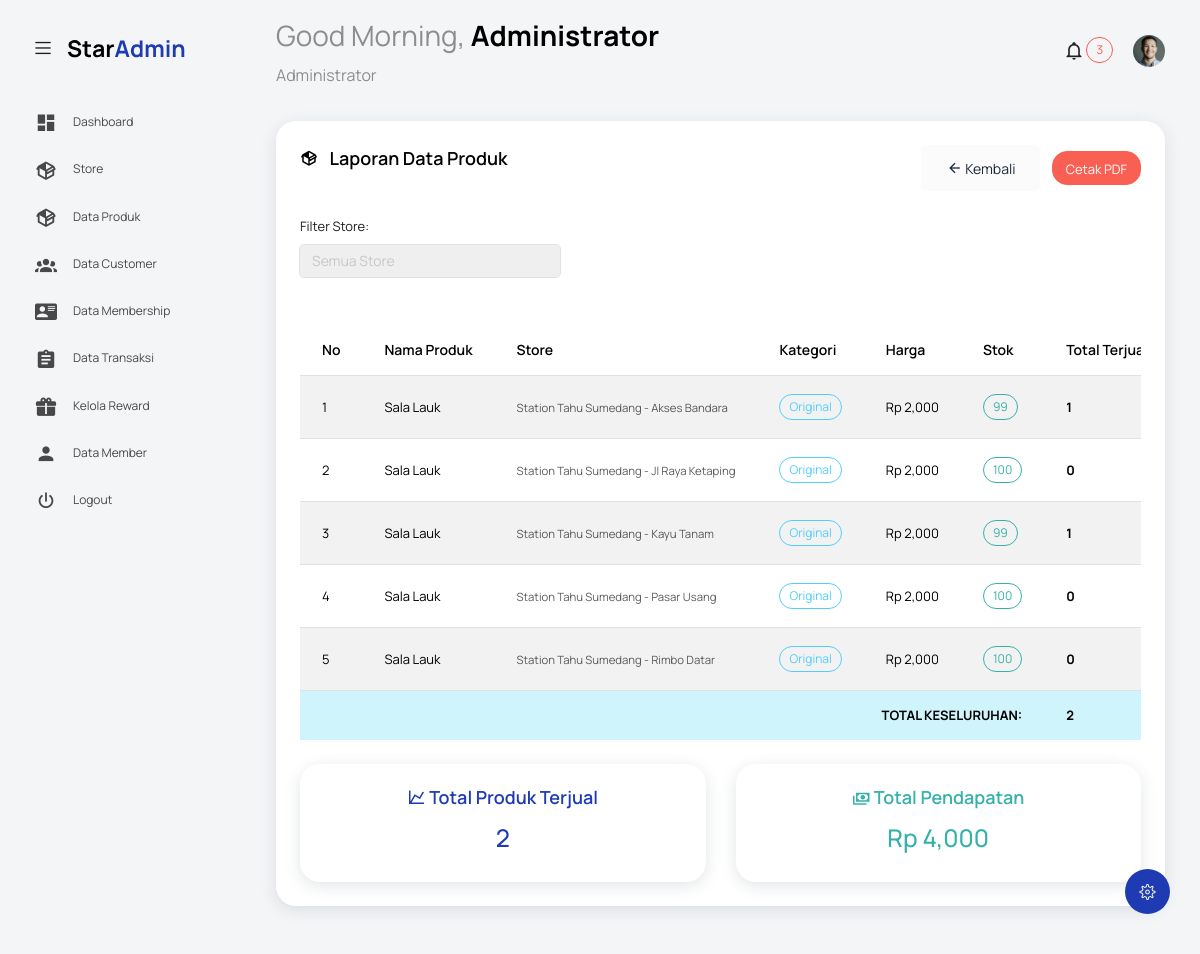
Screenshot of /index.php?controller=laporan&action=produk (signed in) with the database file from the repository.
### tables this page shows
CREATE TABLE `produk` (
  `produk_id` int NOT NULL,
  `nama_produk` varchar(100) NOT NULL,
  `harga` decimal(10,2) NOT NULL,
  `stok` int DEFAULT '0',
  `kategori` varchar(50) DEFAULT NULL,
  `poin_reward` int DEFAULT '0',
  `foto_produk` varchar(255) DEFAULT NULL,
  `store_id` int NOT NULL DEFAULT '1'
);

CREATE TABLE `store` (
  `id_store` int NOT NULL,
  `nama_store` varchar(100) NOT NULL,
  `alamat_store` text NOT NULL,
  `manajer_store` varchar(100) DEFAULT NULL,
  `status_store` enum('aktif','tidak_aktif') DEFAULT 'aktif'
);

### models/LaporanModel.php (called while the page is built, shortened)
<?php
class LaporanModel {
    private $conn;
    public function __construct() {
        global $conn;
        $this->conn = $conn;
    }
    public function getLaporanProduk($store_id = null) {
        $query = "
            SELECT
                p.produk_id,
                p.nama_produk,
                p.kategori,
                p.harga,
                p.stok,
                s.nama_store,
                COALESCE(SUM(dt.jumlah), 0) as total_terjual,
                COALESCE(SUM(dt.subtotal), 0) as total_pendapatan
            FROM produk p
            LEFT JOIN store s ON p.store_id = s.id_store
            LEFT JOIN detail_transaksi dt ON p.produk_id = dt.produk_id
        ";
        $query .= " GROUP BY p.produk_id ORDER BY p.nama_produk";
        if ($store_id) {
            $stmt = $this->conn->prepare($query);
            $stmt->bind_param("i", $store_id);
            $stmt->execute();
            $result = $stmt->get_result();
        } else {
            $result = $this->conn->query($query);
        }
        $produk = [];
        if ($result) {
            while ($row = $result->fetch_assoc()) {
                $produk[] = $row;
            }
        }
        return $produk;
    }
    public function getAllStores() {
        $query = "SELECT id_store, nama_store FROM store WHERE status_store = 'aktif' ORDER BY nama_store";
        $result = $this->conn->query($query);
        $stores = [];
        if ($result) {
            while ($row = $result->fetch_assoc()) {
                $stores[] = $row;
            }
        }
        return $stores;
    }
}
?>

### views/laporan/produk.php (the view, shortened to what this page needs)
<?php include('template/header.php'); ?>
<body class="with-welcome-text">
  <div class="container-scroller">
    <?php include 'template/navbar.php'; ?>
    <div class="container-fluid page-body-wrapper">
      <?php include 'template/setting_panel.php'; ?>
      <?php include 'template/sidebar.php'; ?>
      <div class="main-panel">
        <div class="content-wrapper">
          <div class="row">
            <div class="col-sm-12">
              <div class="col-12 grid-margin stretch-card">
                <div class="card">
                  <div class="card-body">
                    <div class="d-flex justify-content-between align-items-center mb-4">
                      <h4 class="card-title">
                        <i class="mdi mdi-package-variant me-2"></i>
                        Laporan Data Produk
                      </h4>
                      <div>
                        <a href="?controller=laporan" class="btn btn-light me-2">
                          <i class="mdi mdi-arrow-left"></i> Kembali
                        </a>
                        <a href="?controller=laporan&action=produk&format=pdf<?= isset($_GET['store_id']) ? '&store_id=' . $_GET['store_id'] : '' ?>" class="btn btn-danger btn-sm" target="_blank">
                          <i class="mdi mdi-file-pdf"></i> Cetak PDF
                        </a>
                      </div>
                    </div>
                    <div class="row mb-4">
                      <div class="col-md-4">
                        <form method="GET" action="">
                          <div class="form-group">
                            <label for="store_id">Filter Store:</label>
                            <select name="store_id" id="store_id" class="form-control" onchange="this.form.submit()">
                              <option value="">Semua Store</option>
                            </select>
                          </div>
                        </form>
                      </div>
                    </div>
                    <div class="table-responsive">
                      <table class="table table-striped">
                        <thead>
                          <tr>
                            <th>No</th>
                            <th>Nama Produk</th>
                            <th>Store</th>
                            <th>Kategori</th>
                            <th>Harga</th>
                            <th>Stok</th>
                            <th>Total Terjual</th>
                          </tr>
                        </thead>
                        <tbody>
                          <?php if (empty($data['produk'])): ?>
                            <tr>
                              <td colspan="8" class="text-center">Tidak ada data produk</td>
                            </tr>
                          <?php else: ?>
                            <?php
                              $no = 1;
                              $total_pendapatan_keseluruhan = 0;
                              $total_terjual_keseluruhan = 0;
                              foreach ($data['produk'] as $row):
                                $total_pendapatan_keseluruhan += $row['total_pendapatan'];
                                $total_terjual_keseluruhan += $row['total_terjual'];
                            ?>
                              <tr>
                                <td><?= $no++ ?></td>
                                <td><?= htmlspecialchars($row['nama_produk']) ?></td>
                                <td>
                                  <small class="text-muted">
                                    <?= htmlspecialchars($row['nama_store'] ?? 'Tidak ada') ?>
                                  </small>
                                </td>
                                <td>
                                  <label class="badge badge-info">
                                    <?= htmlspecialchars($row['kategori']) ?>
                                  </label>
                                </td>
                                <td>Rp <?= number_format($row['harga']) ?></td>
                                <td>
                                  <span class="badge badge-<?= $row['stok'] > 10 ? 'success' : ($row['stok'] > 0 ? 'warning' : 'danger') ?>">
                                    <?= number_format($row['stok']) ?>
                                  </span>
                                </td>
                                <td><strong><?= number_format($row['total_terjual']) ?></strong></td>
                              </tr>
                            <?php endforeach; ?>
                            <tr class="table-info">
                              <td colspan="6" class="text-end"><strong>TOTAL KESELURUHAN:</strong></td>
                              <td><strong><?= number_format($total_terjual_keseluruhan) ?></strong></td>
                            </tr>
                          <?php endif; ?>
                        </tbody>
                      </table>
                    </div>
                    <?php if (!empty($data['produk'])): ?>
                      <div class="row mt-4">
                        <div class="col-md-6">
                          <div class="card border-primary">
                            <div class="card-body text-center">
                              <h5 class="card-title text-primary">
                                <i class="mdi mdi-chart-line"></i> Total Produk Terjual
                              </h5>
                              <h3 class="text-primary"><?= number_format($total_terjual_keseluruhan) ?></h3>
                            </div>
                          </div>
                        </div>
                        <div class="col-md-6">
                          <div class="card border-success">
                            <div class="card-body text-center">
                              <h5 class="card-title text-success">
                                <i class="mdi mdi-cash-multiple"></i> Total Pendapatan
                              </h5>
                              <h3 class="text-success">Rp <?= number_format($total_pendapatan_keseluruhan) ?></h3>
                            </div>
                          </div>
                        </div>
                      </div>
                    <?php endif; ?>
                  </div>
                </div>
              </div>
            </div>
          </div>
        </div>
      </div>
    </div>
  </div>
</body>
</html>

### rows the page displays
produk: nama_produk "Sala Lauk", store.nama_store "Station Tahu Sumedang - Akses Bandara", kategori "Original", harga "2,000", stok "99", total_terjual "1"
produk: nama_produk "Sala Lauk", store.nama_store "Station Tahu Sumedang - Jl Raya Ketaping", kategori "Original", harga "2,000", stok "100", total_terjual "0"
produk: nama_produk "Sala Lauk", store.nama_store "Station Tahu Sumedang - Kayu Tanam", kategori "Original", harga "2,000", stok "99", total_terjual "1"
produk: nama_produk "Sala Lauk", store.nama_store "Station Tahu Sumedang - Pasar Usang", kategori "Original", harga "2,000", stok "100", total_terjual "0"
produk: nama_produk "Sala Lauk", store.nama_store "Station Tahu Sumedang - Rimbo Datar", kategori "Original", harga "2,000", stok "100", total_terjual "0"

### other values shown
$greeting "Good Morning"
$userName "Administrator"
$roleDisplay "Administrator"
$total_terjual_keseluruhan "2"
$total_pendapatan_keseluruhan "4,000"
